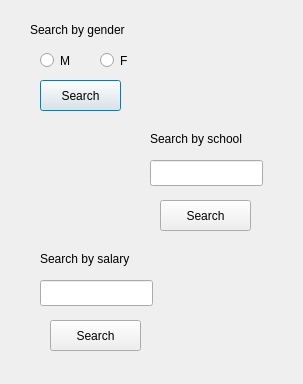
<?xml version="1.0" encoding="UTF-8"?>
<ui version="4.0">
 <class>search_employee</class>
 <widget class="QDialog" name="search_employee">
  <property name="geometry">
   <rect>
    <x>0</x>
    <y>0</y>
    <width>303</width>
    <height>384</height>
   </rect>
  </property>
  <property name="windowTitle">
   <string>Dialog</string>
  </property>
  <widget class="QRadioButton" name="radioButton">
   <property name="geometry">
    <rect>
     <x>40</x>
     <y>50</y>
     <width>41</width>
     <height>21</height>
    </rect>
   </property>
   <property name="text">
    <string>M</string>
   </property>
  </widget>
  <widget class="QRadioButton" name="radioButton_2">
   <property name="geometry">
    <rect>
     <x>100</x>
     <y>50</y>
     <width>31</width>
     <height>21</height>
    </rect>
   </property>
   <property name="text">
    <string>F</string>
   </property>
  </widget>
  <widget class="QLabel" name="key">
   <property name="geometry">
    <rect>
     <x>30</x>
     <y>20</y>
     <width>121</width>
     <height>20</height>
    </rect>
   </property>
   <property name="text">
    <string>Search by gender</string>
   </property>
  </widget>
  <widget class="QPushButton" name="pushButton">
   <property name="geometry">
    <rect>
     <x>40</x>
     <y>80</y>
     <width>81</width>
     <height>31</height>
    </rect>
   </property>
   <property name="text">
    <string>Search</string>
   </property>
  </widget>
  <widget class="QPushButton" name="pushButton_2">
   <property name="geometry">
    <rect>
     <x>160</x>
     <y>200</y>
     <width>91</width>
     <height>31</height>
    </rect>
   </property>
   <property name="text">
    <string>Search</string>
   </property>
  </widget>
  <widget class="QPushButton" name="pushButton_3">
   <property name="geometry">
    <rect>
     <x>50</x>
     <y>320</y>
     <width>91</width>
     <height>31</height>
    </rect>
   </property>
   <property name="text">
    <string>Search</string>
   </property>
  </widget>
  <widget class="QLineEdit" name="school">
   <property name="geometry">
    <rect>
     <x>150</x>
     <y>160</y>
     <width>113</width>
     <height>26</height>
    </rect>
   </property>
  </widget>
  <widget class="QLineEdit" name="salary">
   <property name="geometry">
    <rect>
     <x>40</x>
     <y>280</y>
     <width>113</width>
     <height>26</height>
    </rect>
   </property>
  </widget>
  <widget class="QLabel" name="label">
   <property name="geometry">
    <rect>
     <x>150</x>
     <y>130</y>
     <width>121</width>
     <height>18</height>
    </rect>
   </property>
   <property name="text">
    <string>Search by school</string>
   </property>
  </widget>
  <widget class="QLabel" name="label_2">
   <property name="geometry">
    <rect>
     <x>40</x>
     <y>250</y>
     <width>111</width>
     <height>18</height>
    </rect>
   </property>
   <property name="text">
    <string>Search by salary</string>
   </property>
  </widget>
 </widget>
 <resources/>
 <connections/>
</ui>
